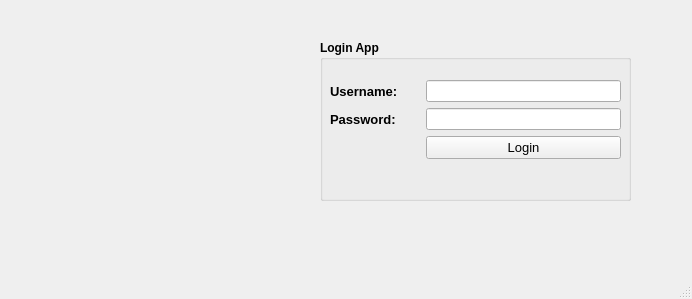
<?xml version="1.0" encoding="UTF-8"?>
<ui version="4.0">
 <class>MainWindow</class>
 <widget class="QMainWindow" name="MainWindow">
  <property name="geometry">
   <rect>
    <x>0</x>
    <y>0</y>
    <width>692</width>
    <height>299</height>
   </rect>
  </property>
  <property name="windowTitle">
   <string>MainWindow</string>
  </property>
  <widget class="QWidget" name="centralwidget">
   <widget class="QGroupBox" name="groupBox">
    <property name="geometry">
     <rect>
      <x>320</x>
      <y>40</y>
      <width>311</width>
      <height>161</height>
     </rect>
    </property>
    <property name="sizePolicy">
     <sizepolicy hsizetype="Preferred" vsizetype="Preferred">
      <horstretch>0</horstretch>
      <verstretch>0</verstretch>
     </sizepolicy>
    </property>
    <property name="font">
     <font>
      <bold>true</bold>
     </font>
    </property>
    <property name="title">
     <string>Login App</string>
    </property>
    <widget class="QWidget" name="">
     <property name="geometry">
      <rect>
       <x>10</x>
       <y>40</y>
       <width>291</width>
       <height>111</height>
      </rect>
     </property>
     <layout class="QFormLayout" name="formLayout">
      <property name="labelAlignment">
       <set>Qt::AlignJustify|Qt::AlignVCenter</set>
      </property>
      <property name="formAlignment">
       <set>Qt::AlignLeading|Qt::AlignLeft|Qt::AlignTop</set>
      </property>
      <property name="leftMargin">
       <number>0</number>
      </property>
      <item row="0" column="0">
       <widget class="QLabel" name="label_Username">
        <property name="font">
         <font>
          <pointsize>10</pointsize>
          <bold>true</bold>
         </font>
        </property>
        <property name="text">
         <string>Username: </string>
        </property>
       </widget>
      </item>
      <item row="0" column="1">
       <widget class="QLineEdit" name="lineEdit_Username"/>
      </item>
      <item row="1" column="0">
       <widget class="QLabel" name="label_Password">
        <property name="font">
         <font>
          <pointsize>10</pointsize>
          <bold>true</bold>
         </font>
        </property>
        <property name="text">
         <string>Password: </string>
        </property>
       </widget>
      </item>
      <item row="1" column="1">
       <widget class="QLineEdit" name="lineEdit_Password">
        <property name="inputMethodHints">
         <set>Qt::ImhHiddenText|Qt::ImhNoAutoUppercase|Qt::ImhNoPredictiveText|Qt::ImhSensitiveData</set>
        </property>
        <property name="text">
         <string/>
        </property>
        <property name="echoMode">
         <enum>QLineEdit::Password</enum>
        </property>
       </widget>
      </item>
      <item row="2" column="0">
       <spacer name="horizontalSpacer">
        <property name="orientation">
         <enum>Qt::Horizontal</enum>
        </property>
        <property name="sizeHint" stdset="0">
         <size>
          <width>90</width>
          <height>20</height>
         </size>
        </property>
       </spacer>
      </item>
      <item row="2" column="1">
       <widget class="QPushButton" name="pushButton_login">
        <property name="sizePolicy">
         <sizepolicy hsizetype="Minimum" vsizetype="Fixed">
          <horstretch>0</horstretch>
          <verstretch>0</verstretch>
         </sizepolicy>
        </property>
        <property name="font">
         <font>
          <pointsize>10</pointsize>
          <bold>false</bold>
         </font>
        </property>
        <property name="layoutDirection">
         <enum>Qt::LeftToRight</enum>
        </property>
        <property name="text">
         <string>Login</string>
        </property>
       </widget>
      </item>
     </layout>
    </widget>
   </widget>
   <widget class="QLabel" name="label_Photo">
    <property name="geometry">
     <rect>
      <x>70</x>
      <y>30</y>
      <width>201</width>
      <height>171</height>
     </rect>
    </property>
    <property name="sizePolicy">
     <sizepolicy hsizetype="Preferred" vsizetype="Preferred">
      <horstretch>0</horstretch>
      <verstretch>0</verstretch>
     </sizepolicy>
    </property>
    <property name="minimumSize">
     <size>
      <width>0</width>
      <height>6</height>
     </size>
    </property>
    <property name="text">
     <string/>
    </property>
   </widget>
  </widget>
  <widget class="QMenuBar" name="menubar">
   <property name="geometry">
    <rect>
     <x>0</x>
     <y>0</y>
     <width>692</width>
     <height>25</height>
    </rect>
   </property>
  </widget>
  <widget class="QStatusBar" name="statusbar"/>
 </widget>
 <resources/>
 <connections/>
</ui>
